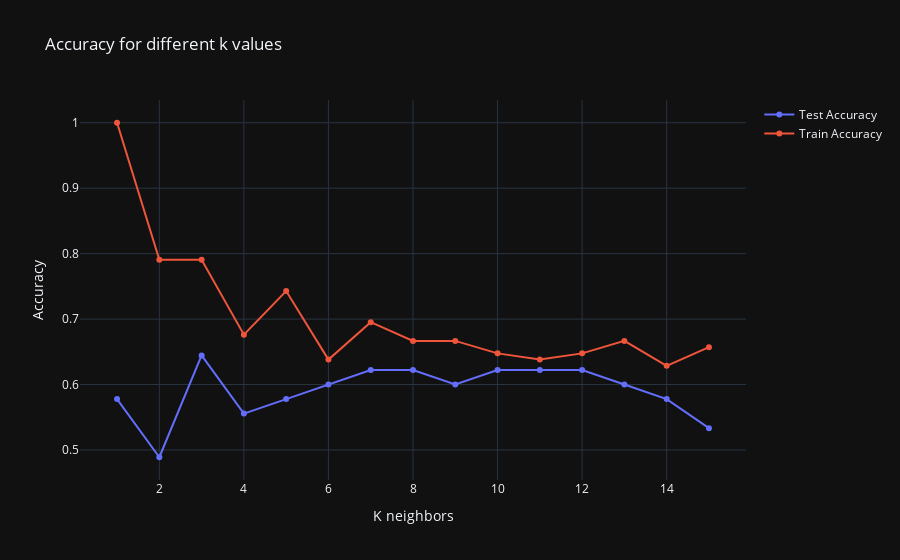

Notebook code cell kept with this figure:
### Markdown cell above
As you recall, the default value for k in k-NN is equal to 5, so let's see how the algorithm performs using the new normalized data for the range of k values 1 thourgh 15. To do this we plot the accuracy values for train and test for the range of k values 1 thourgh 15.

With the higher number of neighbors, the model tends to be generalized, or more simplified. It is up to you to determine the optimal value for k. Keep in mind that we are taking a random sample of the data, so results may vary.

### Code cell
# Let's find k
train_accuracy = []
test_accuracy = []
for k in np.arange(1,16):
    
    knn = KNeighborsClassifier(n_neighbors = k)
    knn.fit(X_train, y_train.values.ravel())
    train_accuracy.append(knn.score(X_train, y_train))
    test_accuracy.append(knn.score(X_test, y_test))
    
#Plot
fig = go.Figure()
fig.add_trace(go.Scatter(x=np.arange(1,16), y=test_accuracy, name='Test Accuracy'))
fig.add_trace(go.Scatter(x=np.arange(1,20), y=train_accuracy, name='Train Accuracy'))

fig.update_layout(template='plotly_dark', xaxis_title="K neighbors", title='Accuracy for different k values',
                  yaxis_title="Accuracy")

fig.show(width=600, height=600)

### Figure 1 — Plotly figure (JSON) as saved in the notebook; plotly's stock layout.template omitted (floating-point values rounded to 4 significant figures)
{"data": [{"name": "Test Accuracy", "type": "scatter", "x": [1, 2, 3, 4, 5, 6, 7, 8, 9, 10, 11, 12, 13, 14, 15], "y": [0.5778, 0.4889, 0.6444, 0.5556, 0.5778, 0.6, 0.6222, 0.6222, 0.6, 0.6222, 0.6222, 0.6222, 0.6, 0.5778, 0.5333]}, {"name": "Train Accuracy", "type": "scatter", "x": [1, 2, 3, 4, 5, 6, 7, 8, 9, 10, 11, 12, 13, 14, 15, 16, 17, 18, 19], "y": [1, 0.7905, 0.7905, 0.6762, 0.7429, 0.6381, 0.6952, 0.6667, 0.6667, 0.6476, 0.6381, 0.6476, 0.6667, 0.6286, 0.6571]}], "layout": {"title": {"text": "Accuracy for different k values"}, "xaxis": {"title": {"text": "K neighbors"}}, "yaxis": {"title": {"text": "Accuracy"}}}}
